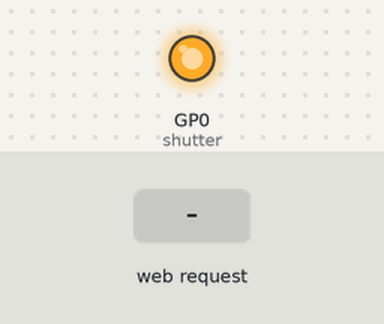
This program was run on a simulated Raspberry Pi Pico running MicroPython. Parts: output pins drawn as LEDs (lit = HIGH). The inputs (shaded band) are chosen by the test bench. The board's own WiFi access point starts at once; what the program prints to the serial console is not drawn.

Above: at 1.2 s.
1.3 s: HTTP request GET /shutter received
Timing chart, 0 to 4.3 s (numbered marks = the images above; inputs shaded):
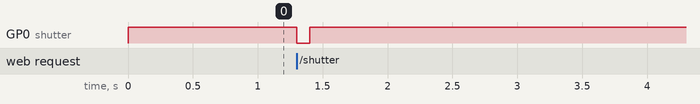

The program:

main.py
```python
import network
import socket
import time
from machine import Pin

# -- Pin setup --
shutter = Pin(0, Pin.OUT, value=1)

# -- WiFi Access Point --
AP_SSID = "PicoShutter"

ap = network.WLAN(network.AP_IF)
ap.active(True)
ap.config(ssid=AP_SSID, security=0)

while not ap.active():
    time.sleep(0.1)

print("Access point active")
print("SSID:", AP_SSID)
print("IP:", ap.ifconfig()[0])

# -- Web page HTML --
HTML = """\
HTTP/1.0 200 OK
Content-Type: text/html

<!DOCTYPE html>
<html>
<head>
  <meta name="viewport" content="width=device-width, initial-scale=1">
  <title>Pico Shutter</title>
  <style>
    body {
      background: #111;
      display: flex;
      flex-direction: column;
      align-items: center;
      justify-content: center;
      height: 100vh;
      margin: 0;
      font-family: sans-serif;
    }
    h1 {
      color: #fff;
      font-size: 1.4em;
      margin-bottom: 40px;
    }
    button {
      background: #fff;
      border: none;
      border-radius: 50%;
      width: 180px;
      height: 180px;
      font-size: 1.1em;
      font-weight: bold;
      color: #111;
      cursor: pointer;
      box-shadow: 0 0 0 8px #444;
    }
    button:active {
      background: #ddd;
    }
    #status {
      color: #aaa;
      margin-top: 30px;
      font-size: 0.9em;
    }
  </style>
</head>
<body>
  <h1>Pico Shutter</h1>
  <button onclick="shoot()">SHUTTER</button>
  <p id="status">Ready</p>
  <script>
    function shoot() {
      document.getElementById('status').innerText = 'Firing...';
      fetch('/shutter').then(() => {
        document.getElementById('status').innerText = 'Done!';
        setTimeout(() => {
          document.getElementById('status').innerText = 'Ready';
        }, 1000);
      });
    }
  </script>
</body>
</html>
"""

SHUTTER_RESP = """\
HTTP/1.0 200 OK
Content-Type: text/plain

ok
"""

def fire_shutter():
    shutter.value(0)
    time.sleep_ms(100)
    shutter.value(1)
    print("Shutter fired")

# -- Web server --
addr = socket.getaddrinfo("0.0.0.0", 80)[0][-1]
s = socket.socket()
s.setsockopt(socket.SOL_SOCKET, socket.SO_REUSEADDR, 1)
s.bind(addr)
s.listen(5)
print("Listening on port 80 ...")

while True:
    try:
        conn, addr = s.accept()
        request = conn.recv(1024).decode()
        if "/shutter" in request:
            fire_shutter()
            conn.send(SHUTTER_RESP)
        else:
            conn.send(HTML)
        conn.close()
    except Exception as e:
        print("Error: " + str(e))
        try:
            conn.close()
        except:
            pass
```

Measured:
- after the input at 1.3 s, GP0 (shutter): HIGH → LOW at once, → HIGH 0.10 s later
